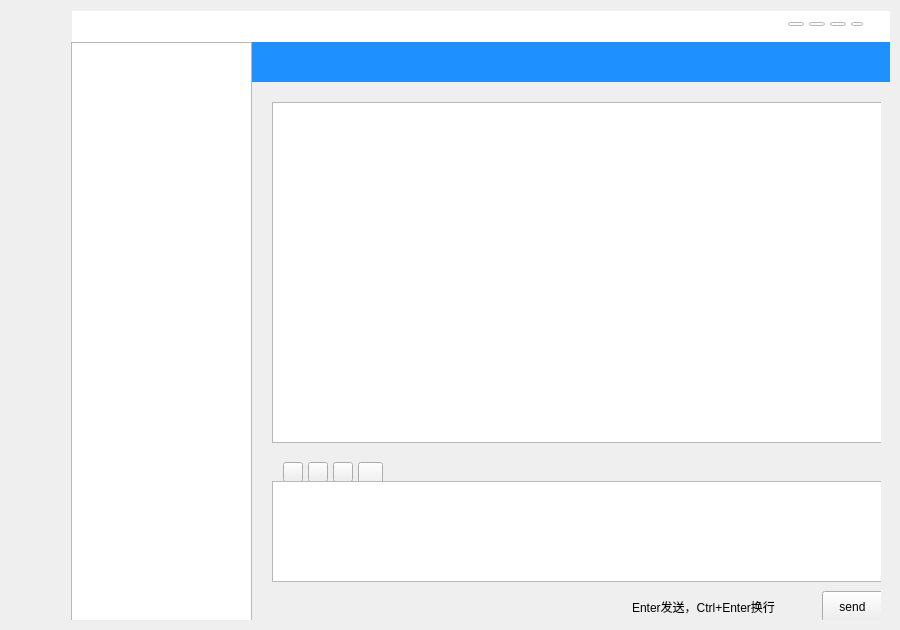
<?xml version="1.0" encoding="UTF-8"?>
<ui version="4.0">
 <class>Widget</class>
 <widget class="QWidget" name="Widget">
  <property name="geometry">
   <rect>
    <x>0</x>
    <y>0</y>
    <width>900</width>
    <height>630</height>
   </rect>
  </property>
  <property name="sizePolicy">
   <sizepolicy hsizetype="Preferred" vsizetype="Preferred">
    <horstretch>0</horstretch>
    <verstretch>0</verstretch>
   </sizepolicy>
  </property>
  <property name="minimumSize">
   <size>
    <width>0</width>
    <height>40</height>
   </size>
  </property>
  <property name="windowTitle">
   <string>Client</string>
  </property>
  <property name="styleSheet">
   <string notr="true">font: 10pt &quot;微软雅黑&quot;;</string>
  </property>
  <widget class="QWidget" name="horizontalLayoutWidget_3">
   <property name="geometry">
    <rect>
     <x>0</x>
     <y>0</y>
     <width>901</width>
     <height>631</height>
    </rect>
   </property>
   <layout class="QHBoxLayout" name="mainLayout">
    <property name="spacing">
     <number>0</number>
    </property>
    <item>
     <widget class="QWidget" name="mainWidget" native="true">
      <widget class="QWidget" name="layoutWidget">
       <property name="geometry">
        <rect>
         <x>240</x>
         <y>70</y>
         <width>641</width>
         <height>561</height>
        </rect>
       </property>
       <layout class="QVBoxLayout" name="ChatVLayout">
        <property name="spacing">
         <number>0</number>
        </property>
        <item>
         <widget class="QStackedWidget" name="stackedWidget">
          <widget class="QWidget" name="page">
           <widget class="QWidget" name="widget" native="true">
            <property name="geometry">
             <rect>
              <x>0</x>
              <y>359</y>
              <width>639</width>
              <height>200</height>
             </rect>
            </property>
            <property name="minimumSize">
             <size>
              <width>0</width>
              <height>200</height>
             </size>
            </property>
            <property name="maximumSize">
             <size>
              <width>16777215</width>
              <height>200</height>
             </size>
            </property>
            <widget class="MyTextEdit" name="textInput">
             <property name="geometry">
              <rect>
               <x>10</x>
               <y>30</y>
               <width>611</width>
               <height>101</height>
              </rect>
             </property>
             <property name="maximumSize">
              <size>
               <width>16777215</width>
               <height>200</height>
              </size>
             </property>
            </widget>
            <widget class="QWidget" name="toolWidget" native="true">
             <property name="geometry">
              <rect>
               <x>10</x>
               <y>0</y>
               <width>481</width>
               <height>30</height>
              </rect>
             </property>
             <property name="minimumSize">
              <size>
               <width>40</width>
               <height>30</height>
              </size>
             </property>
             <property name="maximumSize">
              <size>
               <width>16777215</width>
               <height>30</height>
              </size>
             </property>
             <widget class="QWidget" name="horizontalLayoutWidget_2">
              <property name="geometry">
               <rect>
                <x>0</x>
                <y>0</y>
                <width>121</width>
                <height>32</height>
               </rect>
              </property>
              <layout class="QHBoxLayout" name="horizontalLayout_2">
               <property name="spacing">
                <number>5</number>
               </property>
               <item>
                <widget class="QPushButton" name="emotionBtn">
                 <property name="minimumSize">
                  <size>
                   <width>20</width>
                   <height>20</height>
                  </size>
                 </property>
                 <property name="maximumSize">
                  <size>
                   <width>20</width>
                   <height>20</height>
                  </size>
                 </property>
                 <property name="text">
                  <string/>
                 </property>
                </widget>
               </item>
               <item>
                <widget class="QPushButton" name="btnImage">
                 <property name="minimumSize">
                  <size>
                   <width>20</width>
                   <height>20</height>
                  </size>
                 </property>
                 <property name="maximumSize">
                  <size>
                   <width>20</width>
                   <height>20</height>
                  </size>
                 </property>
                 <property name="cursor">
                  <cursorShape>PointingHandCursor</cursorShape>
                 </property>
                 <property name="text">
                  <string/>
                 </property>
                 <property name="icon">
                  <iconset>
                   <normaloff>Resources/tu_pian.png</normaloff>Resources/tu_pian.png</iconset>
                 </property>
                </widget>
               </item>
               <item>
                <widget class="QPushButton" name="shotScreenBtn">
                 <property name="minimumSize">
                  <size>
                   <width>20</width>
                   <height>20</height>
                  </size>
                 </property>
                 <property name="maximumSize">
                  <size>
                   <width>20</width>
                   <height>20</height>
                  </size>
                 </property>
                 <property name="cursor">
                  <cursorShape>PointingHandCursor</cursorShape>
                 </property>
                 <property name="text">
                  <string/>
                 </property>
                 <property name="icon">
                  <iconset>
                   <normaloff>Resources/jietu.png</normaloff>Resources/jietu.png</iconset>
                 </property>
                </widget>
               </item>
               <item>
                <widget class="QPushButton" name="fileBtn">
                 <property name="minimumSize">
                  <size>
                   <width>25</width>
                   <height>25</height>
                  </size>
                 </property>
                 <property name="maximumSize">
                  <size>
                   <width>25</width>
                   <height>25</height>
                  </size>
                 </property>
                 <property name="cursor">
                  <cursorShape>PointingHandCursor</cursorShape>
                 </property>
                 <property name="text">
                  <string/>
                 </property>
                </widget>
               </item>
              </layout>
             </widget>
            </widget>
            <widget class="QPushButton" name="btnSend">
             <property name="geometry">
              <rect>
               <x>560</x>
               <y>140</y>
               <width>61</width>
               <height>31</height>
              </rect>
             </property>
             <property name="cursor">
              <cursorShape>PointingHandCursor</cursorShape>
             </property>
             <property name="styleSheet">
              <string notr="true"/>
             </property>
             <property name="text">
              <string>send</string>
             </property>
            </widget>
            <widget class="QLabel" name="label">
             <property name="geometry">
              <rect>
               <x>370</x>
               <y>145</y>
               <width>171</width>
               <height>21</height>
              </rect>
             </property>
             <property name="text">
              <string>Enter发送，Ctrl+Enter换行</string>
             </property>
            </widget>
           </widget>
           <widget class="QWidget" name="widget" native="true">
            <property name="geometry">
             <rect>
              <x>0</x>
              <y>0</y>
              <width>641</width>
              <height>359</height>
             </rect>
            </property>
            <widget class="QListWidget" name="listWidget">
             <property name="geometry">
              <rect>
               <x>10</x>
               <y>10</y>
               <width>631</width>
               <height>341</height>
              </rect>
             </property>
             <property name="sizePolicy">
              <sizepolicy hsizetype="Expanding" vsizetype="Expanding">
               <horstretch>0</horstretch>
               <verstretch>0</verstretch>
              </sizepolicy>
             </property>
             <property name="minimumSize">
              <size>
               <width>0</width>
               <height>0</height>
              </size>
             </property>
             <property name="focusPolicy">
              <enum>Qt::NoFocus</enum>
             </property>
             <property name="styleSheet">
              <string notr="true">font: 12pt &quot;微软雅黑&quot;;</string>
             </property>
             <property name="horizontalScrollBarPolicy">
              <enum>Qt::ScrollBarAlwaysOff</enum>
             </property>
             <property name="dragEnabled">
              <bool>false</bool>
             </property>
             <property name="selectionMode">
              <enum>QAbstractItemView::NoSelection</enum>
             </property>
            </widget>
           </widget>
          </widget>
          <widget class="QWidget" name="page_2"/>
         </widget>
        </item>
       </layout>
      </widget>
      <widget class="QWidget" name="widget_3" native="true">
       <property name="geometry">
        <rect>
         <x>240</x>
         <y>30</y>
         <width>661</width>
         <height>41</height>
        </rect>
       </property>
       <property name="styleSheet">
        <string notr="true">background-color: rgb(30,144,255);</string>
       </property>
       <widget class="QLabel" name="linkName">
        <property name="geometry">
         <rect>
          <x>20</x>
          <y>15</y>
          <width>54</width>
          <height>12</height>
         </rect>
        </property>
        <property name="text">
         <string/>
        </property>
       </widget>
      </widget>
      <widget class="QWidget" name="closeWidget" native="true">
       <property name="geometry">
        <rect>
         <x>61</x>
         <y>0</y>
         <width>841</width>
         <height>31</height>
        </rect>
       </property>
       <property name="styleSheet">
        <string notr="true">background-color: rgb(255, 255, 255);</string>
       </property>
       <widget class="QWidget" name="horizontalLayoutWidget">
        <property name="geometry">
         <rect>
          <x>700</x>
          <y>0</y>
          <width>111</width>
          <height>26</height>
         </rect>
        </property>
        <layout class="QHBoxLayout" name="closeHLayout">
         <property name="spacing">
          <number>0</number>
         </property>
         <property name="sizeConstraint">
          <enum>QLayout::SetNoConstraint</enum>
         </property>
         <item>
          <widget class="QPushButton" name="huanfuBtn">
           <property name="maximumSize">
            <size>
             <width>16</width>
             <height>16</height>
            </size>
           </property>
           <property name="cursor">
            <cursorShape>PointingHandCursor</cursorShape>
           </property>
           <property name="text">
            <string/>
           </property>
           <property name="icon">
            <iconset>
             <normaloff>Resources/theme.png</normaloff>Resources/theme.png</iconset>
           </property>
          </widget>
         </item>
         <item>
          <widget class="QPushButton" name="minBtn">
           <property name="maximumSize">
            <size>
             <width>16</width>
             <height>16</height>
            </size>
           </property>
           <property name="cursor">
            <cursorShape>PointingHandCursor</cursorShape>
           </property>
           <property name="text">
            <string/>
           </property>
           <property name="icon">
            <iconset>
             <normaloff>Resources/min.png</normaloff>Resources/min.png</iconset>
           </property>
          </widget>
         </item>
         <item>
          <widget class="QPushButton" name="maxBtn">
           <property name="maximumSize">
            <size>
             <width>16</width>
             <height>16</height>
            </size>
           </property>
           <property name="cursor">
            <cursorShape>PointingHandCursor</cursorShape>
           </property>
           <property name="text">
            <string/>
           </property>
           <property name="icon">
            <iconset>
             <normaloff>Resources/max.png</normaloff>Resources/max.png</iconset>
           </property>
          </widget>
         </item>
         <item>
          <widget class="QPushButton" name="closeBtn">
           <property name="maximumSize">
            <size>
             <width>12</width>
             <height>12</height>
            </size>
           </property>
           <property name="cursor">
            <cursorShape>PointingHandCursor</cursorShape>
           </property>
           <property name="text">
            <string/>
           </property>
           <property name="icon">
            <iconset>
             <normaloff>Resources/blackclose.png</normaloff>Resources/blackclose.png</iconset>
           </property>
          </widget>
         </item>
        </layout>
       </widget>
      </widget>
      <widget class="QListWidget" name="listView">
       <property name="geometry">
        <rect>
         <x>60</x>
         <y>31</y>
         <width>181</width>
         <height>580</height>
        </rect>
       </property>
       <property name="styleSheet">
        <string notr="true"/>
       </property>
      </widget>
     </widget>
    </item>
   </layout>
  </widget>
 </widget>
 <layoutdefault spacing="6" margin="11"/>
 <customwidgets>
  <customwidget>
   <class>MyTextEdit</class>
   <extends>QTextEdit</extends>
   <header location="global">mytextedit.h</header>
  </customwidget>
 </customwidgets>
 <resources/>
 <connections/>
</ui>
